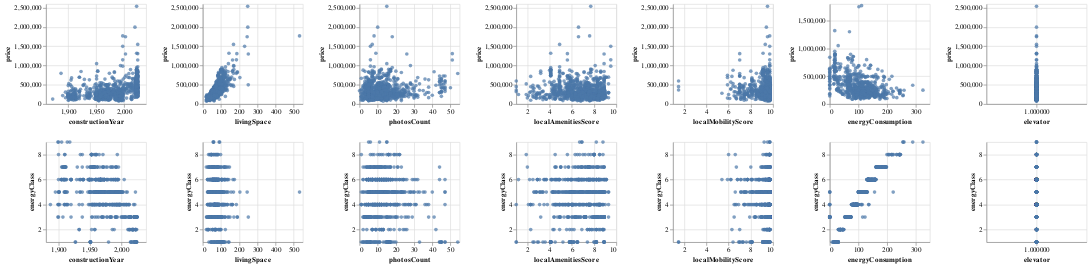

Notebook source saved alongside this figure:
### Markdown cell above
### Exploratory data analysis

### Code cell
alt.renderers.enable('html')
alt.Chart(df_pred_resp_vis).mark_circle().encode(
    x=alt.X(alt.repeat("column"), 
            type='quantitative',
            scale=alt.Scale(zero=False)
            ),
    y=alt.Y(alt.repeat("row"), 
            type='quantitative',
            scale=alt.Scale(zero=False)
             )
).properties(
    width=150,
    height=150
).repeat(
    row=y_labels,
    column=x_labels
)

### Figure 1 — Vega-Lite specification as saved in the notebook (floating-point values rounded to 4 significant figures; data arrays with more than 128 entries replaced by an {"elided": "..."} marker saying what was removed)
{"config": {"view": {"continuousWidth": 300, "continuousHeight": 300}}, "repeat": {"column": ["constructionYear", "livingSpace", "photosCount", "localAmenitiesScore", "localMobilityScore", "energyConsumption", "elevator"], "row": ["price", "energyClass"]}, "spec": {"data": {"name": "data-366a79ae0862c6e66c2da496da2ee566"}, "mark": {"type": "circle"}, "encoding": {"x": {"field": {"repeat": "column"}, "scale": {"zero": false}, "type": "quantitative"}, "y": {"field": {"repeat": "row"}, "scale": {"zero": false}, "type": "quantitative"}}, "height": 150, "width": 150}, "$schema": "https://vega.github.io/schema/vega-lite/v5.16.3.json", "datasets": {"data-366a79ae0862c6e66c2da496da2ee566": {"elided": "947 records"}}}
